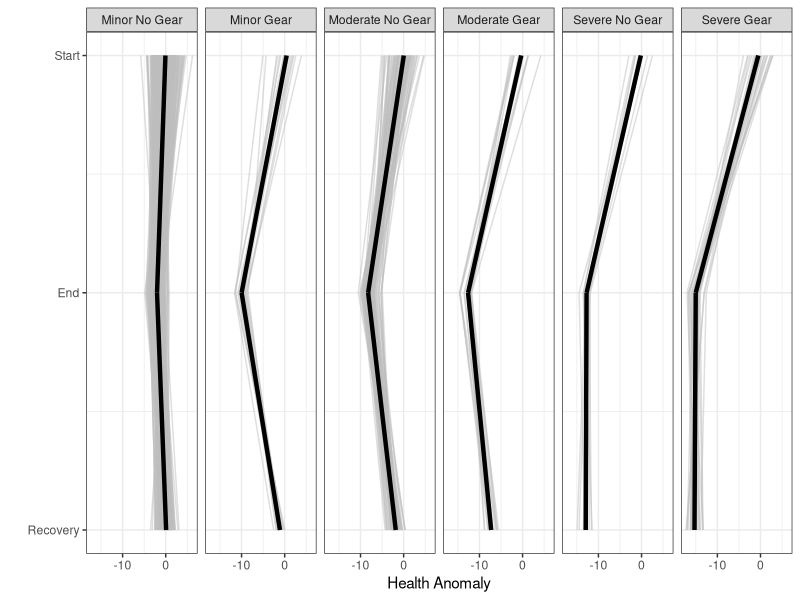

Source code (R):
## ---- chunk 1
rm(list = ls())
set.seed(314)
library(ggplot2)
library(readr)
library(knitr)
library(dplyr)
## ---- chunk 2
gearInj <- 1:6
gvec <- c('Severe Gear', 'Moderate Gear', 'Severe No Gear', 'Minor Gear', 'Moderate No Gear', 'Minor No Gear')
gvec <- factor(gvec, levels = c('Minor No Gear', 'Minor Gear', 'Moderate No Gear', 'Moderate Gear','Severe No Gear','Severe Gear'))
ncat <- length(gearInj)
num <- c(29, 19, 12, 18, 96, 341)

dat <- data.frame(gearInjury = gearInj,
                  gearLab = gvec,
                  numEvents = num)
dat
## ---- chunk 3
hdat <- data.frame(EGNo = floor(runif(n = sum(num), min = 1004, max = 3000)),
                   EntID = sample(1:4, size = sum(num), replace = TRUE),
                   gearInjury = rep(dat$gearInjury, times = dat$numEvents),
                   gearlab = rep(dat$gearLab, times = dat$numEvents),
                   shAnom = rnorm(sum(num), sd = 2))
head(hdat)
## ---- chunk 4
hdat$ehAnom <- c(rnorm(n = dat$numEvents[1], mean = -15),
                 rnorm(n = dat$numEvents[2], mean = -12.5),
                 rnorm(n = dat$numEvents[3], mean = -13),
                 rnorm(n = dat$numEvents[4], mean = -10),
                 rnorm(n = dat$numEvents[5], mean = -8),
                 rnorm(n = dat$numEvents[6], mean = -2))

hdat$rhAnom <- c(rnorm(n = dat$numEvents[1], mean = -15),
                 rnorm(n = dat$numEvents[2], mean = -7.5),
                 rnorm(n = dat$numEvents[3], mean = -13),
                 rnorm(n = dat$numEvents[4], mean = -1),
                 rnorm(n = dat$numEvents[5], mean = -2),
                 rnorm(n = dat$numEvents[6], mean = 0))
head(hdat)
## ---- chunk 5
hsum <- hdat %>% 
  group_by(gearlab) %>% 
  summarise(smed = median(shAnom),
            emed = median(ehAnom),
            rmed = median(rhAnom))
hsum
## ---- chunk 6
p <- ggplot(data = hdat)+
  geom_segment(aes(x = shAnom, xend = ehAnom, y = 2, yend = 1), colour = alpha('grey', 0.5)) +
  geom_segment(aes(x = ehAnom, xend = rhAnom, y = 1, yend = 0), colour = alpha('grey', 0.5))+
  geom_segment(data = hsum, aes(x = smed, xend = emed, y = 2, yend = 1), lwd = 1.5) + 
  geom_segment(data = hsum, aes(x = emed, xend = rmed, y = 1, yend = 0), lwd = 1.5) + 
    scale_y_continuous(breaks = c(0, 1, 2),
                   labels = c( 'Recovery', 'End', 'Start'))+
  facet_grid(~ gearlab)+
  theme_bw()+
  labs(x = 'Health Anomaly', y = '')
p
